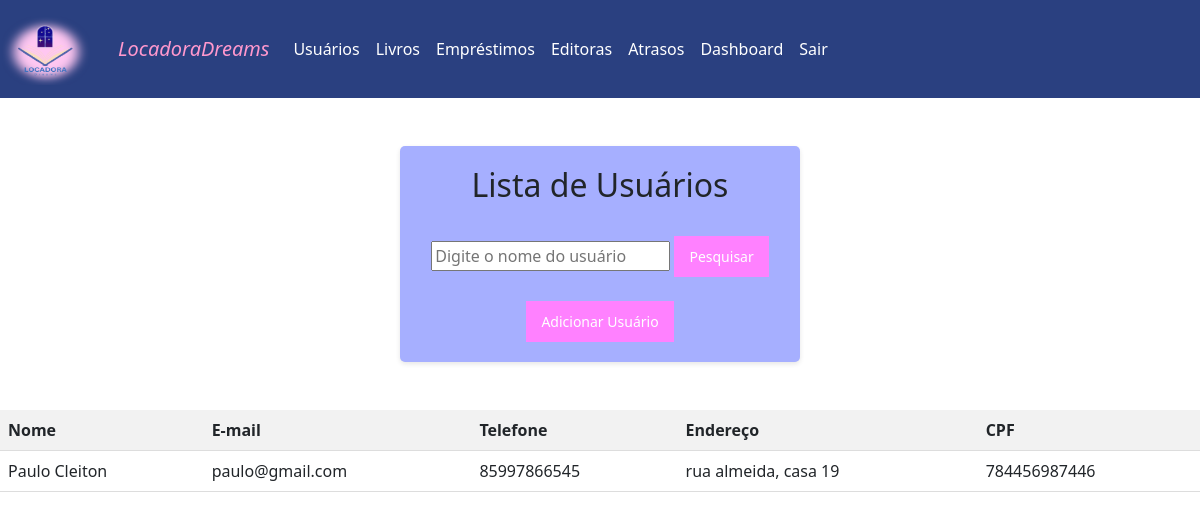
Before: /Juliana3A/pesquisausuario.php with the older database file.
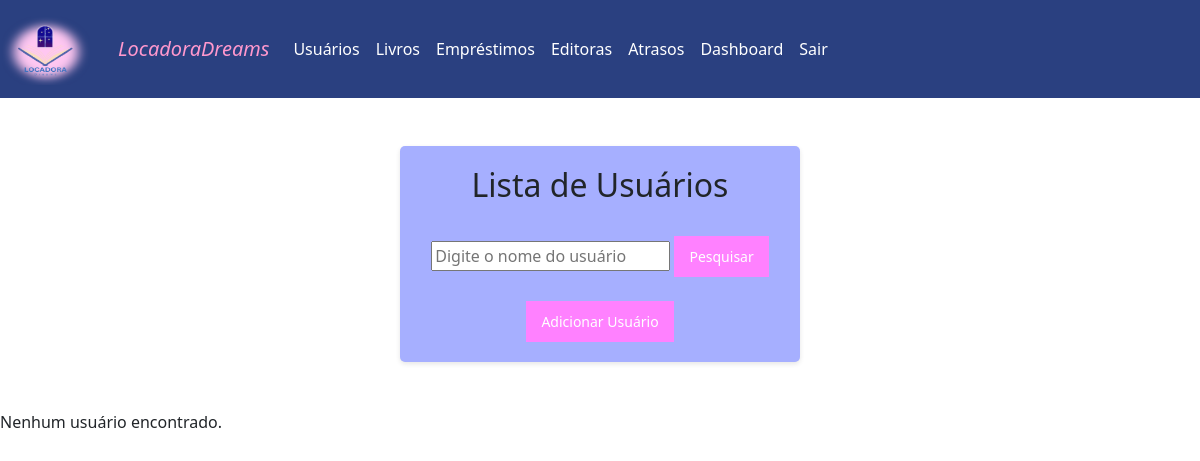
After: the same page with the newer database file.
### tables this page shows
CREATE TABLE `usuarios` (
  `id` int(11) NOT NULL,
  `nome` text NOT NULL,
  `email` text NOT NULL,
  `celular` text NOT NULL,
  `endereco` text NOT NULL,
  `cpf` text NOT NULL
);

### Juliana3A/pesquisausuario.php (the view, shortened to what this page needs)
<!DOCTYPE html>
<html>
<head>
  	<link rel="stylesheet" href="css/bootstrap.min.css">
</head>
<body>
<nav class="navbar navbar-expand-lg "  style="background-color: #2A4080;">
		<a class="navbar-brand" href="#">
      		<img src="logo.png" alt="Bootstrap" width="90" height="72">
    	</a>
        <div class="container-fluid">
          <a class="navbar-brand" href="index.html">LocadoraDreams</a>
          <div class="collapse navbar-collapse" id="navbarNavAltMarkup">
            <div class="navbar-nav">
              <a class="nav-link" href="usuarios.php">Usuários</a>
			  <a class="nav-link" href="livros.php">Livros</a>
			  <a class="nav-link" href="emprestimo.php">Empréstimos</a>
			  <a class="nav-link" href="editora.php">Editoras</a>
			  <a class="nav-link" href="atrasos.php">Atrasos</a>
			  <a class="nav-link " href="dashboard.php" class="dashboard-button">Dashboard</a>
			  <a class="nav-link" href="logout.php">Sair</a>
            </div>
          </div>
        </div>
      </nav>
	  <br><br>
      <center><div class="container">
    <h2>Lista de Usuários</h2><br>
    <form method="GET" action="">
        <input type="text" name="nome" placeholder="Digite o nome do usuário">
        <input type="submit" value="Pesquisar"><br><br>
    <a href="adicionar.php"><button type="button" class="button">Adicionar Usuário</button></a></center>
<br><br>
    <?php
    if ($_SERVER['REQUEST_METHOD'] === 'GET') {
        @$nome = $_GET['nome'];
        include 'conexao.php';
        $query = "SELECT * FROM usuarios WHERE nome LIKE '%$nome% '";
        $result = mysqli_query($conn, $query);
        if (mysqli_num_rows($result) > 0) {
            echo "<table>
                    <tr>
                        <th>Nome</th>
                        <th>E-mail</th>
                        <th>Telefone</th>
                        <th>Endereço</th>
                        <th>CPF</th>
                    </tr>";
            while ($row = mysqli_fetch_assoc($result)) {
                echo "<tr>
                        <td>" . $row['nome'] . "</td>
                        <td>" . $row['email'] . "</td>
                        <td>" . $row['celular'] . "</td>
                        <td>" . $row['endereco'] . "</td>
                        <td>" . $row['cpf'] . "</td>
                    </tr>";
            }
            echo "</table>";
        } else {
            echo "Nenhum usuário encontrado.";
        }
    }
    ?>
</body>
</html>

Changed rows visible on the page:
removed usuarios: nome "Paulo Cleiton", email "paulo@gmail.com", celular "85997866545", endereco "rua almeida, casa 19", cpf "784456987446"
Other visible differences:
text no longer shown: "Nome E-mail Telefone Endereço CPF"
text now shown: "Nenhum usuário encontrado."
